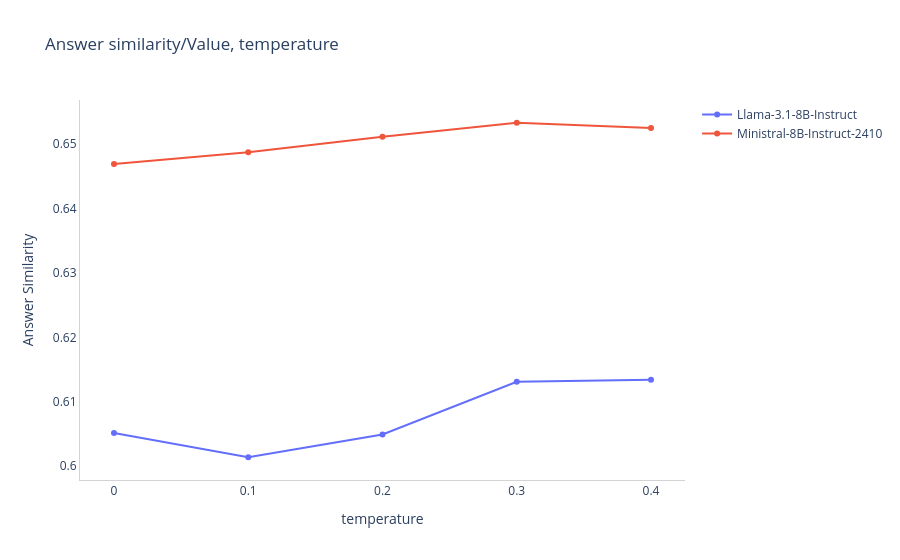
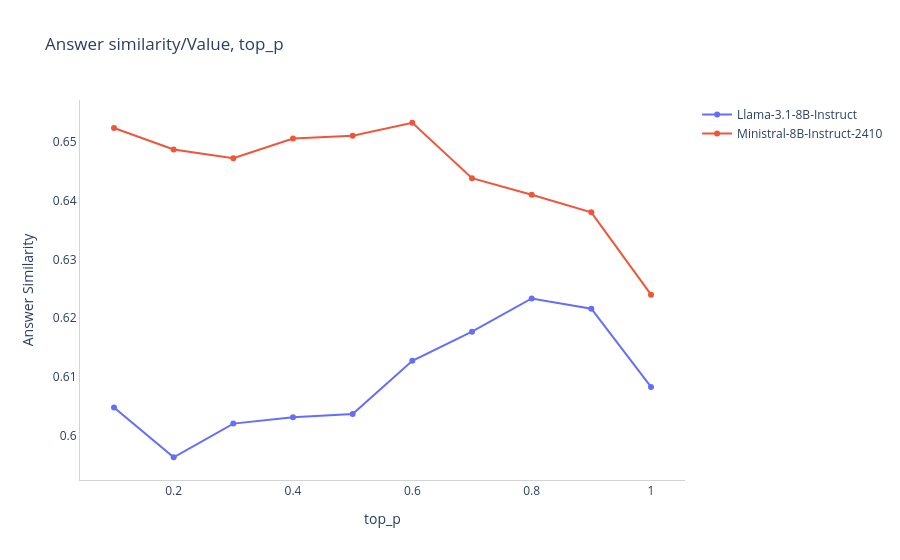

The cell these charts' notebook holds for them, in order:
### Markdown cell above
#### Scatter Line Plot Modell Sampling-Methode

Darstellung der erzielten durchschnittlichen Ähnlichkeitswerte für Modelle, Sampling-Methoden und Parameter-Werte als Scatter Line Plot

### Code cell
PX.scatter_line_multi(
    #df_group.loc[df_group['sampling'] == 'temperature'], 
    df.loc[df['sampling'] == 'temperature'], 
    'model', 
    'value', 
    'answer_similarity_mean', 
    'Answer similarity/Value, temperature', 
    xaxes={'title':'temperature'}, 
    yaxes={'range':None, 'title':'Answer Similarity'}
)#[0.0, 0.8]

PX.scatter_line_multi(
    #df_group.loc[df_group['sampling'] == 'top_p'], 
    df.loc[df['sampling'] == 'top_p'], 
    'model', 
    'value', 
    'answer_similarity_mean', 
    'Answer similarity/Value, top_p', 
    xaxes={'title':'top_p'}, 
    yaxes={'range':None, 'title':'Answer Similarity'}
)#[0.0, 0.8]

### Figure 1 — Plotly figure (JSON) as saved in the notebook; plotly's stock layout.template omitted (floating-point values rounded to 4 significant figures)
{"data": [{"mode": "lines+markers", "name": "Llama-3.1-8B-Instruct", "type": "scatter", "x": [0.0, 0.1, 0.2, 0.3, 0.4], "y": [0.6052, 0.6014, 0.6049, 0.6131, 0.6134]}, {"mode": "lines+markers", "name": "Ministral-8B-Instruct-2410", "type": "scatter", "x": [0.0, 0.1, 0.2, 0.3, 0.4], "y": [0.6469, 0.6487, 0.6511, 0.6533, 0.6525]}], "layout": {"paper_bgcolor": "rgba(255, 255, 255, 1.0)", "plot_bgcolor": "rgba(255, 255, 255, 1.0)", "showlegend": true, "title": {"text": "Answer similarity/Value, temperature"}, "width": 900, "xaxis": {"linecolor": "LightGrey", "linewidth": 1, "showgrid": false, "showline": true, "title": {"text": "temperature"}}, "yaxis": {"linecolor": "LightGrey", "linewidth": 1, "showgrid": false, "showline": true, "title": {"text": "Answer Similarity"}}}}

### Figure 2 — Plotly figure (JSON) as saved in the notebook; plotly's stock layout.template omitted (floating-point values rounded to 4 significant figures)
{"data": [{"mode": "lines+markers", "name": "Llama-3.1-8B-Instruct", "type": "scatter", "x": [0.1, 0.2, 0.3, 0.4, 0.5, 0.6, 0.7, 0.8, 0.9, 1.0], "y": [0.6048, 0.5963, 0.602, 0.6031, 0.6037, 0.6127, 0.6177, 0.6233, 0.6216, 0.6083]}, {"mode": "lines+markers", "name": "Ministral-8B-Instruct-2410", "type": "scatter", "x": [0.1, 0.2, 0.3, 0.4, 0.5, 0.6, 0.7, 0.8, 0.9, 1.0], "y": [0.6524, 0.6487, 0.6472, 0.6506, 0.6511, 0.6533, 0.6438, 0.641, 0.638, 0.624]}], "layout": {"paper_bgcolor": "rgba(255, 255, 255, 1.0)", "plot_bgcolor": "rgba(255, 255, 255, 1.0)", "showlegend": true, "title": {"text": "Answer similarity/Value, top_p"}, "width": 900, "xaxis": {"linecolor": "LightGrey", "linewidth": 1, "showgrid": false, "showline": true, "title": {"text": "top_p"}}, "yaxis": {"linecolor": "LightGrey", "linewidth": 1, "showgrid": false, "showline": true, "title": {"text": "Answer Similarity"}}}}
